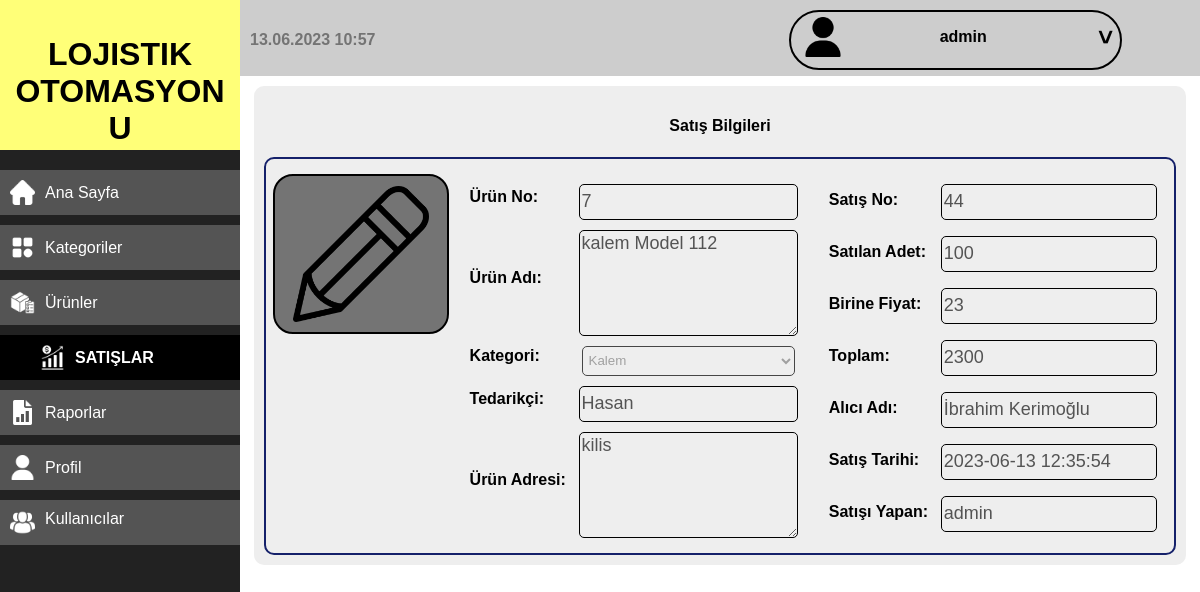
The page /satislar.php?d=gos&k=44 (signed in) on the database its author committed.
### tables this page shows
CREATE TABLE `urunler` (
  `id` int(11) NOT NULL,
  `urun_adi` text NOT NULL,
  `adet` int(11) NOT NULL,
  `kat` int(11) NOT NULL,
  `ekleyen` int(11) NOT NULL,
  `alim_fiyat` int(11) NOT NULL,
  `satim_fiyat` int(11) NOT NULL,
  `tedarikci` varchar(255) NOT NULL,
  `urun_adresi` text NOT NULL,
  `raf_no` varchar(255) NOT NULL,
  `foto` varchar(255) NOT NULL,
  `tarihi` datetime NOT NULL
);

CREATE TABLE `satislar` (
  `id` int(11) NOT NULL,
  `u_id` int(11) NOT NULL,
  `satisi_yapan` int(11) NOT NULL,
  `satilan_adet` int(11) NOT NULL,
  `birine_fiyat` int(11) NOT NULL,
  `toplam_tl` int(11) NOT NULL,
  `alici` varchar(255) NOT NULL,
  `tarihi` datetime NOT NULL
);

CREATE TABLE `kullanicilar` (
  `id` int(11) NOT NULL,
  `kullanici_adi` varchar(255) NOT NULL,
  `ad` varchar(255) NOT NULL,
  `soyad` varchar(255) NOT NULL,
  `departman` varchar(255) NOT NULL,
  `sifre` varchar(255) NOT NULL,
  `aktif` int(11) NOT NULL DEFAULT 0,
  `foto` varchar(255) NOT NULL
);

### fonksiyonlar/fonksiyonlar.php (called while the page is built, shortened)
<?php
function getAllFrom($from) {
    global $con;
    $stmt = $con->prepare("SELECT * FROM $from");
    $stmt->execute();
    $rows = $stmt->fetchAll();
    return $rows;
}
    ?>
        <?php
function checkItem($from, $where, $value) {
    global $con;
    $stmt = $con->prepare("SELECT * FROM $from WHERE $where = ? LIMIT 1");
    $stmt->execute(array($value));
    return $stmt->rowCount();
}
function getItem($from, $where, $value) {
    global $con;
    $stmt = $con->prepare("SELECT * FROM $from WHERE $where = ? LIMIT 1");
    $stmt->execute(array($value));
    return $stmt->fetch();
}

### diller/Turkce.php (called while the page is built, shortened)
<?php
function lang($lang)
{
  return $arr[$lang];
}

### satislar.php (the view, shortened to what this page needs)
<?php
if (isset($_SESSION['kullanici_adi'])) {
  if (isset($_GET['d'])) {
    if ($_GET['d'] == 'sy') {
      ?>
        <div class="cont">
          <div class="cont-bas-2 s-y">
            <div>
              <form action="<?php echo $_SERVER['PHP_SELF'] . '?d=sy'; ?>" method="POST">
                <label for="satis-ara"><?php echo lang('urunNo'); ?> :</label>
                <input id="satis-ara" name="satis-ara" type="number" placeholder="<?php echo lang('satilacakUrunNoGiriniz') ?>">
                <input name="ara-sy" type="submit" value="<?php echo lang('Ara') ?>">
              </form>
            </div>
          </div>
          <?php
          if (isset($_POST['ara-sy'])) {
            $uid = $_POST['satis-ara'];
            $count = checkItem('urunler', 'id', $uid);
            if ($count > 0) {
              $urun = getItem('urunler', 'id', $uid);
              ?>
              <div class="cont-alt">
                <div class="urun-deg-buyuk">
                  <h4><center><?php echo lang('urunBilgileri'); ?></center></h4>
                  <div class="urun-deg div-satislar">
                    <div>
                      <div class="foto">
                        <img class="fotog" src="fotograflar/urunler/<?php echo $urun['foto']; ?>" alt="">
                      </div>
                    </div>
                    <div class="div-2">
                        <label for="u-adi"><?php echo lang('urunAdi'); ?>:</label>
                        <textarea name="u-adi" id="u-adi" cols="30" rows="10" disabled><?php echo $urun['urun_adi']; ?></textarea>
                        <label for="u-kat"><?php echo lang('kategori'); ?>:</label>
                        <select name="u-kat" id="u-kat" disabled>
                          <option value="0">...</option>
                          <?php
                            $katlar = getAllFrom('kategoriler');
                            foreach ($katlar as $kat) {
                              $select = $urun['kat'] == $kat['id'] ? 'selected' : '';
                              echo '<option ' . $select . ' value="' . $kat['id'] . '">' . $kat['kat_adi'] . '</option>';
                            }
                          ?>
                        </select>
                        <label for="tedarikci"><?php echo lang('tedarikci'); ?>:</label>
                        <input id="tedarikci" name="tedarikci" type="text" value="<?php echo $urun['tedarikci']; ?>" disabled>
                        <label for="u-adresi"><?php echo lang('urunAdresi'); ?>:</label>
                        <textarea name="u-adresi" id="u-adresi" cols="30" rows="10" disabled><?php echo $urun['urun_adresi']; ?></textarea>
                    </div>
                    <div class="div-2">
                      <label for="u-adet"><?php echo lang('adet'); ?>:</label>
                        <input id="u-adet" name="u-adet" type="number" value="<?php echo $urun['adet']; ?>" disabled>
                        <label for="u-alim"><?php echo lang('alimFiyati'); ?>:</label>
                        <input id="u-alim" name="u-alim" type="number" value="<?php echo $urun['alim_fiyat']; ?>" disabled>
                        <label for="u-satim"><?php echo lang('satimFiyati'); ?>:</label>
                        <input id="u-satim" name="u-satim" type="number" value="<?php echo $urun['satim_fiyat']; ?>" disabled>
                        <label for="u-raf"><?php echo lang('rafNo'); ?>:</label>
                        <input id="u-raf" name="u-raf" type="text" value="<?php echo $urun['raf_no']; ?>" disabled>
                        <label for="u-no"><?php echo lang('urunNo'); ?>:</label>
                        <input disabled id="u-no" type="text" value="<?php echo $urun['id']; ?>">
                    </div>
                  </div>
                </div>
                <h4><center><?php echo lang('satisBilgileri'); ?></center></h4>
                <form class="satis" action="<?php echo $_SERVER['PHP_SELF']; ?>" method="POST">
                  <div class="satis-bilgileri">
                    <div class="div-2 s">
                      <label for="s-adet"><?php echo lang('satilacakAdet'); ?>:</label>
                      <input min="1" id="s-adet" name="s-adet" type="number" required>
                    </div>
                    <div class="div-2 s">
                      <label for="s-fiyat"><?php echo lang('satimFiyati'); ?>:</label>
                      <input id="s-fiyat" name="s-fiyat" type="number" required>
                      <input id="u-no" name="u-no" type="hidden" value="<?php echo $urun['id']; ?>">
                    </div>
                    <div class="div-toplam">
                      <label for="toplam"><?php echo lang('toplam'); ?>:</label>
                      <input id="toplam" type="number" disabled class="toplam">
                      <input type="button" class="hesapla" value="<?php echo lang('hesapla'); ?>">
                    </div>
                    <div class="div-2 s">
                      <label for="alici"><?php echo lang('alici'); ?>:</label>
                      <input id="alici" name="alici" type="text" required>
                      <input id="u-no" name="u-no" type="hidden" value="<?php echo $urun['id']; ?>">
                    </div>
                  </div>
                  <input type="submit" name="satis-yap" class="urun-ekleme" value="<?php echo lang('satisYap'); ?>">
                </form>
              </div>
            </div>
          <?php
        } else {
          echo '<div class="cont-alt"><b>' . lang('sonucBulunmadi') . '</b></div>';
        }
      }
    } elseif ($_GET['d'] == 'gos') {
      if (getItem('kullanicilar', 'id', $_SESSION['ID'])['aktif'] == 2 || getItem('satislar', 'id', $_GET['k'])['satisi_yapan'] == $_SESSION['ID']) {
        $sid = isset($_GET['k']) && is_numeric($_GET['k']) ? intval($_GET['k']) : 0;
        $count = checkItem('satislar', 'id', $sid);
        if ($count > 0) {
        $satis = getItem('satislar', 'id', $sid);
        $urun = getItem('urunler', 'id', $satis['u_id']);
        $kullanici = getItem('kullanicilar', 'id', $satis['satisi_yapan']);
          ?>
            <div class="cont-alt">
              <div class="urun-deg-buyuk">
                <h4><center><?php echo lang('satisBilgileri'); ?></center></h4>
                <div class="urun-deg div-satislar">
                  <div>
                    <div class="foto">
                      <img class="fotog" src="fotograflar/urunler/<?php echo $urun['foto']; ?>" alt="">
                    </div>
                  </div>
                  <div class="div-2">
                      <label for="u-no"><?php echo lang('urunNo'); ?>:</label>
                      <input disabled id="u-no" type="text" value="<?php echo $urun['id']; ?>">
                      <label for="u-adi"><?php echo lang('urunAdi'); ?>:</label>
                      <textarea name="u-adi" id="u-adi" cols="30" rows="10" disabled><?php echo $urun['urun_adi']; ?></textarea>
                      <label for="u-kat"><?php echo lang('kategori'); ?>:</label>
                      <select name="u-kat" id="u-kat" disabled>
                        <?php
                          $katlar = getAllFrom('kategoriler');
                          foreach ($katlar as $kat) {
                            $select = $urun['kat'] == $kat['id'] ? 'selected' : '';
                            echo '<option ' . $select . ' value="' . $kat['id'] . '">' . $kat['kat_adi'] . '</option>';
                          }
                        ?>
                      </select>
                      <label for="tedarikci"><?php echo lang('tedarikci'); ?>:</label>
                      <input id="tedarikci" name="tedarikci" type="text" value="<?php echo $urun['tedarikci']; ?>" disabled>
                      <label for="u-adresi"><?php echo lang('urunAdresi'); ?>:</label>
                      <textarea name="u-adresi" id="u-adresi" cols="30" rows="10" disabled><?php echo $urun['urun_adresi']; ?></textarea>
                  </div>
                  <div class="div-2">
                      <label for="s-no"><?php echo lang('satisNo'); ?>:</label>
                      <input disabled id="s-no" type="text" value="<?php echo $satis['id']; ?>">
                      <label for="s-adet"><?php echo lang('satilanAdet'); ?>:</label>
                      <input id="s-adet" type="number" value="<?php echo $satis['satilan_adet']; ?>" disabled>
                      <label for="birine"><?php echo lang('birineFiyat'); ?>:</label>
                      <input id="birine" type="number" value="<?php echo $satis['birine_fiyat']; ?>" disabled>
                      <label for="toplam"><?php echo lang('toplam'); ?>:</label>
                      <input id="toplam" type="number" value="<?php echo $satis['toplam_tl']; ?>" disabled>
                      <label for="alici"><?php echo lang('alici'); ?>:</label>
                      <input id="alici" type="text" value="<?php echo $satis['alici']; ?>" disabled>
                      <label for="s-tarihi"><?php echo lang('satisTarihi'); ?>:</label>
                      <input id="s-tarihi" type="text" value="<?php echo $satis['tarihi']; ?>" disabled>
                      <label for="s-yapan"><?php echo lang('satisiYapan'); ?>:</label>
                      <input id="s-yapan" type="text" value="<?php echo $kullanici['kullanici_adi']; ?>" disabled>
                  </div>
                </div>
              </div>
            </div>
          <?php
        } else {
          header('Location: satislar.php');
          exit();
        }
      } else {
        header('Location: satislar.php');
        exit();
      }
    } else {
      header('Location: satislar.php');
      exit();
    }
  }
    include 'sablonlar/footer.php';
} else {
  header('Location: logout.php');
  exit();
}

### css/style.css (style rules this page uses)
* { font-family: Arial, Helvetica, sans-serif; }
input { font-size: 18px; padding: 5px; border: 1px solid black; border-radius: 5px; }
body { margin: 0; }
div.cont-alt { margin: 10px auto; width: 95%; background-color: #eee; padding: 10px; border-radius: 10px; }
.urun-deg-buyuk { display: grid; grid-template-rows: auto auto; }
div.urun-deg { display: grid; grid-template-columns: 1fr 2fr 2fr; }
div.urun-deg div.foto { margin: 10px auto; border-radius: 20px; border: 2px solid black; width: calc(90% - 10px); background-color: #747474; padding: 10px; }
div.urun-deg div.foto img.fotog { max-width: 90%; max-height: 90%; margin: auto; display: block; object-fit: cover; }
div.urun-deg div.div-2 { width: 95%; margin: 10px auto; display: grid; grid-template-columns: auto 1fr; }
div.urun-deg div.div-2 input, select, div.urun-deg div.div-2 textarea { width: 95%; height: 30px; border: 1px solid black; border-radius: 5px; display: inline-block; padding: 2px; margin: 10px auto auto auto; }
div.urun-deg div.div-2 textarea { height: 100px; font-size: 18px; resize:vertical; max-height: 71vh; min-height: 100px; }
div.div-2 label { padding: 0 10px; height: fit-content; margin: auto 0; font-weight: bold; }
div.div-satislar { border: 2px solid #000e5ee8; border-radius: 10px; padding: 5px; }

### rows shown on the page
urunler: foto (picture), id "7", u-adi "kalem Model 112", tedarikci "Hasan", u-adresi "kilis"
satislar: id "44", satilan_adet "100", birine_fiyat "23", toplam_tl "2300", alici "İbrahim Kerimoğlu", tarihi "2023-06-13 12:35:54"
kullanicilar: kullanici_adi "admin"

### other values the page prints
lang('LojistikOtomasyonu') "LOJISTIK OTOMASYONU"
lang('AnaSayfa') "Ana Sayfa"
lang('Kategoriler') "Kategoriler"
lang('Urunler') "Ürünler"
lang('Satislar') "SATIŞLAR"
lang('Raporlar') "Raporlar"
lang('Profil') "Profil"
lang('Kullanicilar') "Kullanıcılar"
$_SESSION['kullanici_adi'] "admin"
lang('satisBilgileri') "Satış Bilgileri"
lang('urunNo') "Ürün No"
lang('urunAdi') "Ürün Adı"
lang('kategori') "Kategori"
lang('tedarikci') "Tedarikçi"
lang('urunAdresi') "Ürün Adresi"
